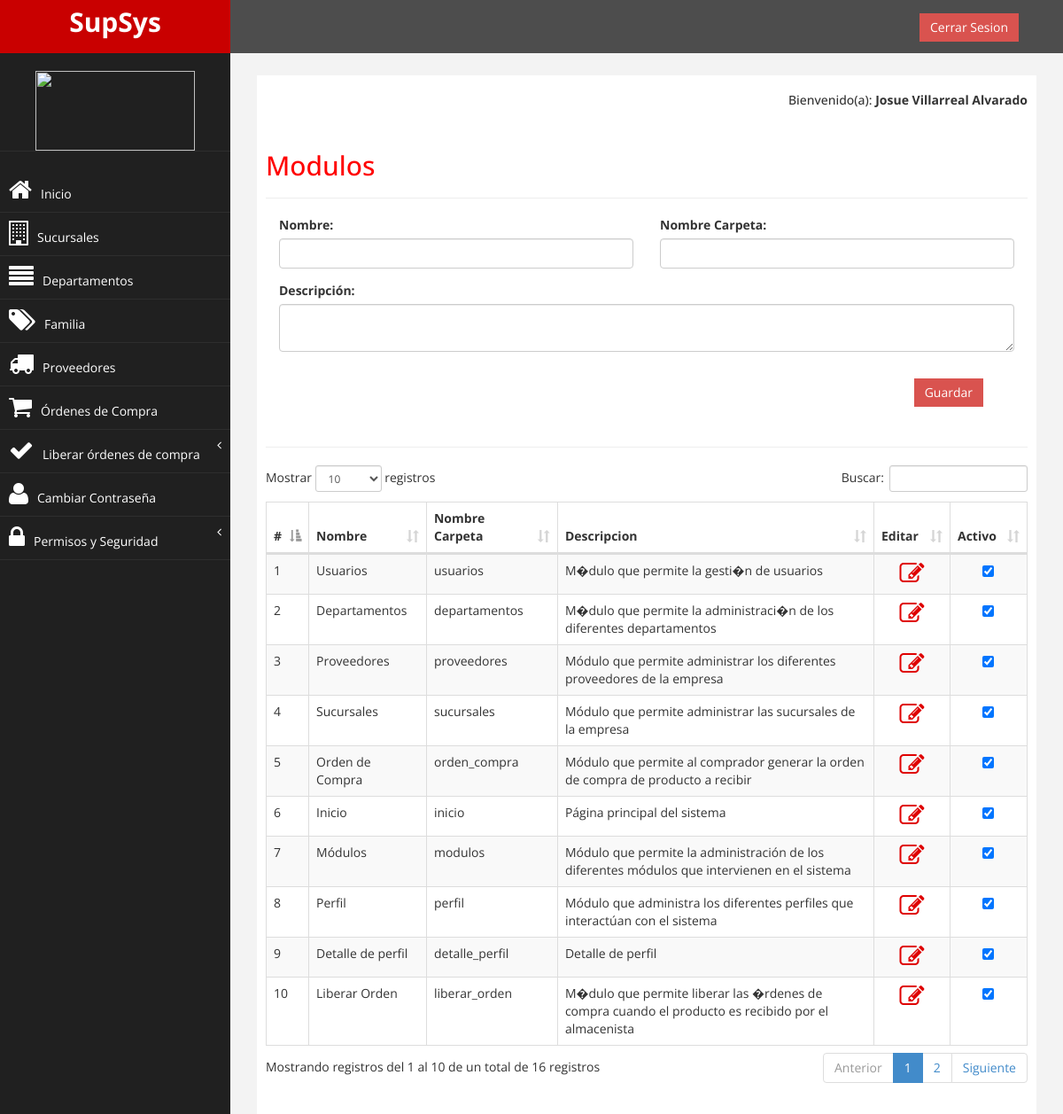
Page /modulos/index.php (signed in) on the committed database.
### tables this page shows
CREATE TABLE `modulos` (
  `id` int(11) NOT NULL AUTO_INCREMENT,
  `nombre` text NOT NULL,
  `nombre_carpeta` text NOT NULL,
  `descripcion` text NOT NULL,
  `fecha` date NOT NULL,
  `hora` time NOT NULL,
  `activo` int(11) NOT NULL,
  `usuario` int(11) NOT NULL,
  PRIMARY KEY (`id`)
);

### modulos/tabla_modulos.php (the view, shortened to what this page needs)
<?php
include '../configuracion/conexion.php';
	$qry = "SELECT id, nombre, nombre_carpeta, descripcion, activo FROM modulos";
	$consulta = mysqli_query($conexion, $qry);
 ?>
	<div class="table-responsive">
		<table id="example" class="table table-striped table-bordered" cellspacing="0" width="100%">
	        <thead>
	            <tr>
	                <th width="5%">#</th>
	                <th>Nombre</th>
	                <th>Nombre Carpeta</th>
	                <th>Descripcion</th>
	                <th width="10%">Editar</th>
	                <th width="10%">Activo</th>
	            </tr>
	        </thead>
	        <tbody>
	        <?php
	        	while($row = mysqli_fetch_array($consulta))
				{	?>
					<tr>
						<td>
							<?php echo $row[0]; ?>
						</td>
						<td>
							<?php echo $row[1]; ?>
						</td>
						<td>
							<?php echo $row[2]; ?>
						</td>
						<td>
							<?php echo $row[3]; ?>
						</td>
						<td align="center">
							<a href="formulario_editar.php?id=<?php echo $row[0] ?>"><i class="fa fa-pencil-square-o fa-2x color-icono" aria-hidden="true"></i></a>
						</td>
						<td align="center">
						<?php
						if ($row[4]==1) {
							$valor = "checked";
						}
						?>
							<?php echo "<input type='checkbox' id='status' $valor onclick='OnChangeCheckbox (this)' data-id='$row[0]'/>"; ?>
						</td>
					</tr>
				<?php
				}
				 ?>
	        </tbody>
		</table>
	</div>

### assets/css/custom.css (style rules this page uses)
body { font-family: 'Open Sans', sans-serif; }

### assets/css/demo.css (style rules this page uses)
* { margin: 0; padding: 0; }
a { color: #fff; text-decoration: none; }

### assets/css/personal.css (style rules this page uses)
.color-icono { color:#DF0101; }

### rows in the picture
modulos: id "1", nombre "Usuarios", nombre_carpeta "usuarios", descripcion "M�dulo que permite la gesti�n de usuarios"
modulos: id "2", nombre "Departamentos", nombre_carpeta "departamentos", descripcion "M�dulo que permite la administraci�n de los diferentes departamentos"
modulos: id "3", nombre "Proveedores", nombre_carpeta "proveedores", descripcion "Módulo que permite administrar los diferentes proveedores de la empresa"
modulos: id "4", nombre "Sucursales", nombre_carpeta "sucursales", descripcion "Módulo que permite administrar las sucursales de la empresa"
modulos: id "5", nombre "Orden de Compra", nombre_carpeta "orden_compra", descripcion "Módulo que permite al comprador generar la orden de compra de producto a recibir"
modulos: id "6", nombre "Inicio", nombre_carpeta "inicio", descripcion "Página principal del sistema"
modulos: id "7", nombre "Módulos", nombre_carpeta "modulos", descripcion "Módulo que permite la administración de los diferentes módulos que intervienen en el sistema"
modulos: id "8", nombre "Perfil", nombre_carpeta "perfil", descripcion "Módulo que administra los diferentes perfiles que interactúan con el sistema"
modulos: id "9", nombre "Detalle de perfil", nombre_carpeta "detalle_perfil", descripcion "Detalle de perfil"
modulos: id "10", nombre "Liberar Orden", nombre_carpeta "liberar_orden", descripcion "M�dulo que permite liberar las �rdenes de compra cuando el producto es recibido por el almacenista"

### other values in the picture
$nombre "Josue Villarreal Alvarado"
